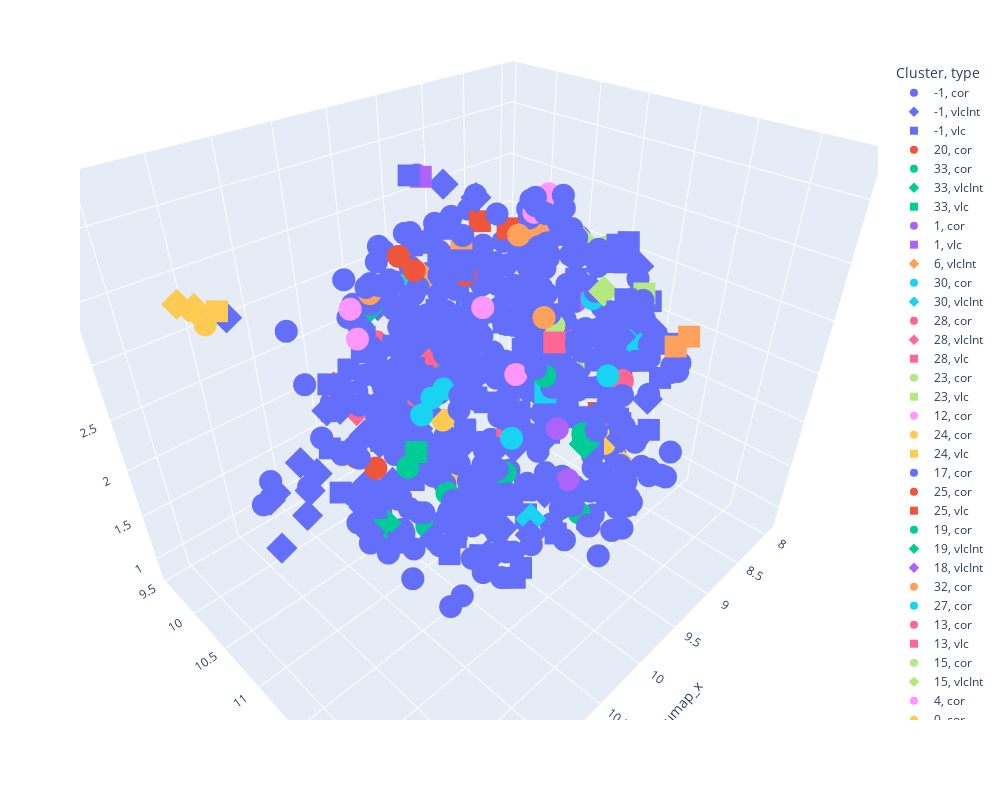

Notebook source saved alongside this figure:
### Code cell
# Понижение размерности до 3D с помощью UMAP
reducer = umap.UMAP(n_components=3, random_state=42)
embedding = reducer.fit_transform(X_scaled)

# Добавление координат в DataFrame
df_vis = final_df.copy()
df_vis['umap_x'] = embedding[:, 0]
df_vis['umap_y'] = embedding[:, 1]
df_vis['umap_z'] = embedding[:, 2]
df_vis['Cluster'] = clusters

# Убедимся, что типы строковые
df_vis['type'] = df_vis['type'].astype(str)
df_vis['Cluster'] = df_vis['Cluster'].astype(str)

# Интерактивная визуализация
fig = px.scatter_3d(
    df_vis,
    x='umap_x',
    y='umap_y',
    z='umap_z',
    color='Cluster',
    symbol='type',
    hover_data=['filename'],
    width=1000,
    height=800
)

fig.show()
